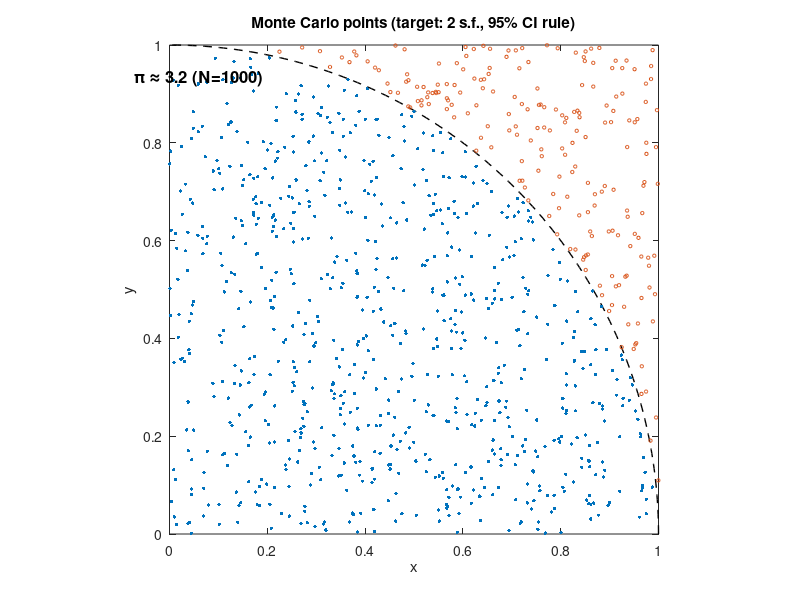
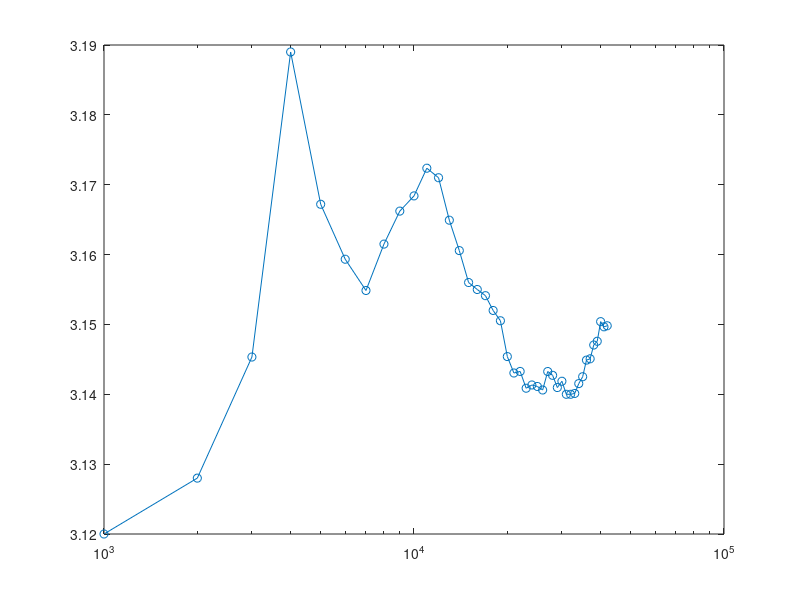

Here is the MATLAB script that generated these plots, in order: (Note: this script raises an error after producing the figures.)
%% Part 2 — While loop to a target precision + plots (DROP-IN)
% Reaches a user-chosen number of significant figures without using true pi.
% Plots:
% 1) Scatter (geometry)       2) Convergence of \hat{\pi}
% 3) CI half-width vs N       4) Required N (and time) vs s.f.

clear; clc; close all;
rng('shuffle');

s_list = [2 3];          % precision targets to achieve (add 4 if you want)
batch  = 1000;           % smaller batch => more steps -> nicer curves
z      = 1.96;           % ~95% CI
MaxN   = 5e7;            % safety cap to avoid runaway loops

% For report summary (per s)
result  = struct('s',[],'pi_hat',[],'pi_sf',[],'N',[],'time',[],'h',[],'relH',[]);
Results = [];            % array of structs

% Record detailed history ONLY for this target (so plots 2–3 have a curve)
hist_s     = 3;          % <-- make history for the harder target
hist_N     = [];         % running N
hist_pi    = [];         % running \hat{\pi}
hist_relH  = [];         % running relative half-width h/|\hat{\pi}|

for s = s_list
    rtol = 0.5 * 10^(1 - s);    % relative CI half-width threshold for s s.f.
    N = 0; H = 0; relHalfWidth = inf; h = NaN; pi_hat = NaN;
    tStart = tic;

    % --- Plot 1: geometry scatter (only for first item in s_list) ---
    doPlotScatter = (s == s_list(1));
    if doPlotScatter
        figure(1); clf; hold on; axis equal; box on
        xlim([0 1]); ylim([0 1]); xlabel('x'); ylabel('y');
        title(sprintf('Monte Carlo points (target: %d s.f., 95%% CI rule)', s));
        th = linspace(0, pi/2, 200); plot(cos(th), sin(th), 'k--','LineWidth',1);
    end

    while relHalfWidth > rtol && N < MaxN
        xb = rand(batch,1);
        yb = rand(batch,1);
        in = xb.^2 + yb.^2 <= 1;

        H = H + sum(in);
        N = N + batch;

        if doPlotScatter
            scatter(xb(in),  yb(in),  6, 'filled');   % inside
            scatter(xb(~in), yb(~in), 6);             % outside
            drawnow limitrate
        end

        p_hat  = H/N;
        pi_hat = 4*p_hat;
        se_pi  = 4*sqrt(p_hat*(1 - p_hat)/N);
        h      = z * se_pi;
        relHalfWidth = h / abs(pi_hat);

        % Record history for plots 2–3
        if s == hist_s
            hist_N(end+1)    = N;            %#ok<AGROW>
            hist_pi(end+1)   = pi_hat;       %#ok<AGROW>
            hist_relH(end+1) = relHalfWidth; %#ok<AGROW>
        end
    end

    elapsed = toc(tStart);

    % Round to s significant figures (robust to older MATLAB versions)
    try
        pi_sf = round(pi_hat, s, 'significant');
    catch
        pow = floor(log10(abs(pi_hat)));
        pi_sf = round(pi_hat / 10^(pow - (s-1))) * 10^(pow - (s-1));
    end

    if doPlotScatter
        text(0.05,0.95, sprintf('\\pi \\approx %.*g (N=%d)', s, pi_sf, N), ...
             'Units','normalized','VerticalAlignment','top', ...
             'FontWeight','bold','FontSize',12);
    end

    fprintf('s=%d: pi ≈ %.*g, N=%d, time=%.3fs, 95%% CI half-width=%.3g, relHalfWidth=%.3g\n', ...
            s, s, pi_sf, N, elapsed, h, relHalfWidth);

    % Store summary row
    r = result; r.s = s; r.pi_hat = pi_hat; r.pi_sf = pi_sf;
    r.N = N; r.time = elapsed; r.h = h; r.relH = relHalfWidth;
    Results = [Results; r]; %#ok<AGROW>
end

% ---- Plot 2: Convergence of \hat{\pi} (for hist_s only) ----
if ~isempty(hist_N)
    figure(2); clf
    semilogx(hist_N, hist_pi, 'o-'); hold on
    yline(pi,'--'); grid on
    xlabel('N (samples)','Interpreter','latex');
    ylabel('$\hat{\pi}$','Interpreter','latex');
    title(sprintf('Convergence of $\\hat{\\pi}$ (target %d s.f.)', hist_s), 'Interpreter','latex');
    legend({'$\hat{\pi}$','true $\pi$'},'Interpreter','latex','Location','best');
end

% ---- Plot 3: CI half-width (relative) vs N + stop threshold ----
if ~isempty(hist_N)
    figure(3); clf
    loglog(hist_N, hist_relH, 'o-'); hold on; grid on
    rtol_line = 0.5 * 10^(1 - hist_s);
    yline(rtol_line,'--','Interpreter','latex');
    xlabel('N (samples)','Interpreter','latex');
    ylabel('Relative CI half-width $h/|\hat{\pi}|$','Interpreter','latex');
    title('CI shrinkage vs N (95\% interval)','Interpreter','latex');
    legend({'history','$\text{stop threshold}$'},'Interpreter','latex','Location','southwest');
end

% ---- Plot 4: Required N (and time) vs precision level ----
S  = [Results.s]';      % s.f. levels
NN = [Results.N]';      % samples used
TT = [Results.time]';   % seconds

figure(4); clf
subplot(1,2,1)
bar(S, NN)
xlabel('Significant figures (s)'); ylabel('Samples required (N)');
title('Samples needed to reach target precision'); grid on

subplot(1,2,2)
bar(S, TT)
xlabel('Significant figures (s)'); ylabel('Runtime (s)');
title('Runtime to reach target precision'); grid on
